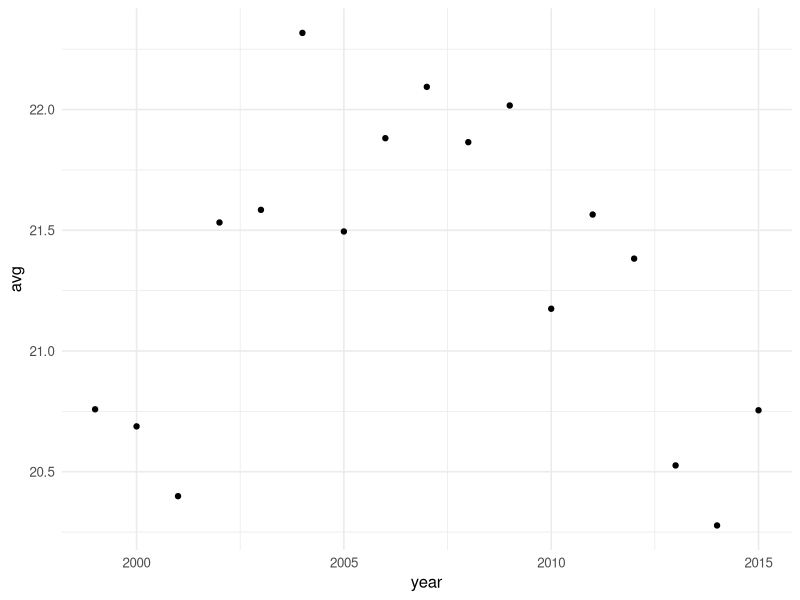

Write the R code that produced this figure.
# Prerequisite stuff
library(tidyverse)
library(ggthemes)
library(modeldata)

theme_set(theme_minimal(base_size = 12))

combine <- read_csv("data/clean_combine.csv")

glimpse(combine)

condensed_combine <- combine %>%
  mutate(position = fct_collapse(position,
                                 "S" = c("FS", "SS"),
                                 "LB" = c("OLB", "ILB"),
                                 "DT" = c("DT", "NT")
  ))

# How I accomplished what I wanted to do.

bench_avg <- function(yr) {
  benches <- condensed_combine %>%
    filter(bench > 0 & year == yr) %>%
    select(year, bench, position)
  return(benches)
}

plot_bench_avg <- function(yr) {
  plot(bench_year_averages %>%
         filter(bench > 0 & year == yr) %>%
         ggplot(aes(x = bench)) +
         geom_bar())
}

bench_year_averages <- data.frame(year=NA, avg=NA)

bench_year_averages

for(year in 1999:2015) {
  row <- c(year, mean(bench_avg(year)$bench))
  bench_year_averages <- rbind(bench_year_averages, row)
  
}

bench_year_averages %>%
  ggplot(aes(x = year, y = avg)) +
  geom_point()
